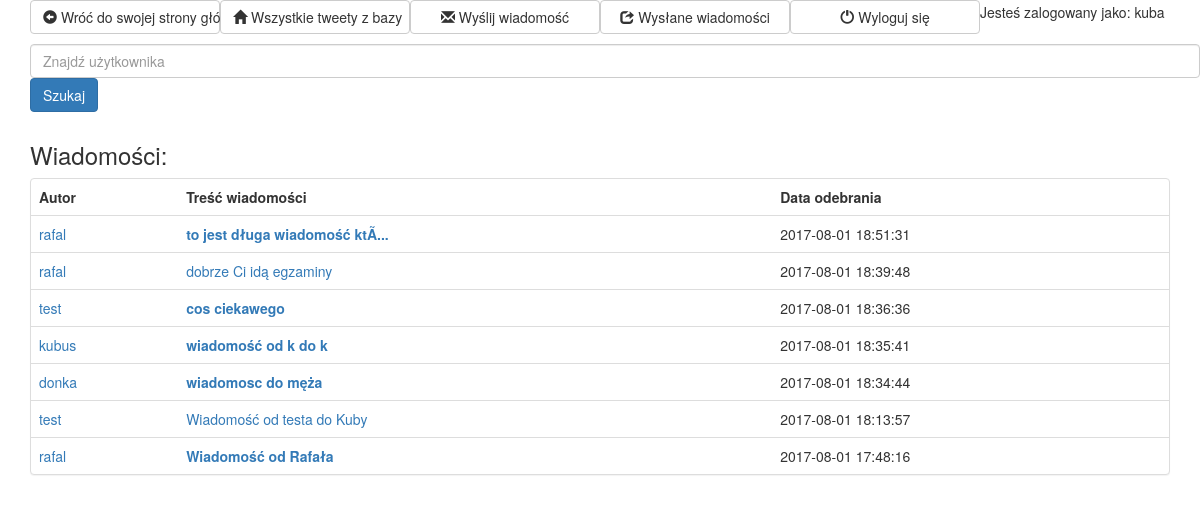
The app's page /messages/messages.php (signed in) with its own data.
### tables this page shows
CREATE TABLE `Messages` (
  `id` int(11) NOT NULL AUTO_INCREMENT,
  `sender_id` int(11) NOT NULL,
  `receiver_id` int(11) NOT NULL,
  `text` text NOT NULL,
  `date` datetime DEFAULT CURRENT_TIMESTAMP,
  `is_read` tinyint(4) DEFAULT '0',
  `sender_username` varchar(255) NOT NULL,
  `receiver_username` varchar(255) NOT NULL,
  PRIMARY KEY (`id`),
  KEY `sender_id` (`sender_id`),
  KEY `receiver_id` (`receiver_id`),
  CONSTRAINT `Messages_ibfk_1` FOREIGN KEY (`sender_id`) REFERENCES `Users` (`id`),
  CONSTRAINT `Messages_ibfk_2` FOREIGN KEY (`receiver_id`) REFERENCES `Users` (`id`)
);

### src/Message.php (called while the page is built, shortened)
<?php
class Message {
    private $id;
    private $senderId;
    private $text;
    private $creationDate;
    private $isRead;
    private $senderUsername;
    public function __construct() {
        $this->id = -1;
        $this->senderId = -1;
        $this->text = '';
        $this->creationDate = date("d-m-Y H:i:s");
        $this->isRead = 0;
        $this->senderUsername = '';
    }
    public function getId() {
        return $this->id;
    }
    public function getSenderId() {
        return $this->senderId;
    }
    public function getText() {
        return $this->text;
    }
    public function getCreationTime() {
        return $this->creationDate;
    }
    public function getIsRead() {
        return $this->isRead;
    }
    public function getSenderUsername() {
        return $this->senderUsername;
    }
    static public function loadMessagesByReceiverId(PDO $conn, $receiverId) {
        $ret = [];
        $sql = 'SELECT * FROM Messages WHERE receiver_id=:receiver_id ORDER BY `date` DESC';
        $stmt = $conn->prepare($sql);
        $stmt->execute(['receiver_id' => $receiverId]);
        $result = $stmt->fetchAll(PDO::FETCH_ASSOC);
        if ($result !== false && $stmt->rowCount() > 0) {
            foreach ($result as $row) {
                $loadedMessage = new Message();
                $loadedMessage->id = $row['id'];
                $loadedMessage->senderId = $row['sender_id'];
                $loadedMessage->receiverId = $row['receiver_id'];
                $loadedMessage->text = $row['text'];
                $loadedMessage->creationDate = $row['date'];
                $loadedMessage->isRead = $row['is_read'];
                $loadedMessage->senderUsername = $row['sender_username'];
                $loadedMessage->receiverUsername = $row['receiver_username'];
                $ret[] = $loadedMessage;
            }
            return $ret;
        }
        return null;
    }
}

### messages/messages.php (the view, shortened to what this page needs)
<?php
include '../config.php';
include '../src/Message.php';
$messages = Message::loadMessagesByReceiverId($conn, $_SESSION['id']);
?>
<!doctype html>
<html lang="en">
    <head>
        <link rel="stylesheet" media="screen" href="https://maxcdn.bootstrapcdn.com/bootstrap/3.3.6/css/bootstrap.min.css">
    </head>
    <body>
        <div class="container">
            <div class="btn-group btn-group-justified" role="group" aria-label="...">
                <div class="btn-group" role="group">
                    <a href="../profiles/user_profile.php"><button type="button" class="btn btn-default"><div class="glyphicon glyphicon-circle-arrow-left"></div> Wróć do swojej strony głównej</button></a>
                </div>
                 <div class="btn-group" role="group">
                        <a href="../all_tweets.php"><button type="button" class="btn btn-default"><div class="glyphicon glyphicon-home"></div> Wszystkie tweety z bazy</button></a>
                    </div>
                <div class="btn-group" role="group">
                    <a href="send_message.php"><button type="button" class="btn btn-default"><div class="glyphicon glyphicon-envelope"></div> Wyślij wiadomość</button></a>
                </div>
                <div class="btn-group" role="group">
                    <a href="sent_messages.php"><button type="button" class="btn btn-default"><div class="glyphicon glyphicon-share"></div> Wysłane wiadomości</button></a>
                </div>
                <div class="btn-group" role="group">
                    <a href="../login.php?logout"><button type="button" class="btn btn-default"><div class="glyphicon glyphicon-off"></div> Wyloguj się</button></a>
                </div>
                <div class="btn-group" role="group">
                    <p>Jesteś zalogowany jako: <?php echo $_SESSION['username']; ?></p>
                </div>
            </div>
        </div>
        <div class="container">
            <div class="btn-group" role="group">
                <p><?php include '../search_form.php'; ?></p>
            </div>
        </div>
        <div class="container">
            <h3>
                Wiadomości:
            </h3>
        </div>
        <div class="container">
            <div class="panel panel-default">
                <table class = "table">
                    <?php
                    if (count($messages) > 0) {
                        echo '<tr><th>Autor</th><th>Treść wiadomości</th><th>Data odebrania</th></tr>';
                        foreach ($messages as $row) {
                            $short = strlen($row->getText()) > 30 ? substr($row->getText(), 0, 30) . "..." : $row->getText();
                            if ($row->getIsRead() == 0) {
                                echo '<tr><td><a href="../profiles/user_profile.php?id=' . $row->getSenderId() . '">' . $row->getSenderUsername() . "</a></td>"
                                . '<td><strong><a href="message.php?id=' . $row->getId() . '">' . $short . "</a></strong></td>"
                                . "<td>" . $row->getCreationTime() . "</td></tr>";
                            } else {
                                echo '<tr><td><a href="../profiles/user_profile.php?id=' . $row->getSenderId() . '">' . $row->getSenderUsername() . "</a></td>"
                                . '<td><a href="message.php?id=' . $row->getId() . '">' . $short . "</a></td>"
                                . "<td>" . $row->getCreationTime() . "</td></tr>";
                            }
                        }
                    } else {
                        echo "Brak wiadomości<br>";
                    }
                    ?>
                </table>
            </div>
        </div>
    </body>
</html>

### records on screen
messages: sender_username "rafal", text "to jest długa wiadomość ktÃ...", date "2017-08-01 18:51:31"
messages: sender_username "rafal", text "dobrze Ci idą egzaminy", date "2017-08-01 18:39:48"
messages: sender_username "test", text "cos ciekawego", date "2017-08-01 18:36:36"
messages: sender_username "kubus", text "wiadomość od k do k", date "2017-08-01 18:35:41"
messages: sender_username "donka", text "wiadomosc do męża", date "2017-08-01 18:34:44"
messages: sender_username "test", text "Wiadomość od testa do Kuby", date "2017-08-01 18:13:57"
messages: sender_username "rafal", text "Wiadomość od Rafała", date "2017-08-01 17:48:16"

### other values on screen
$_SESSION['username'] "kuba"
